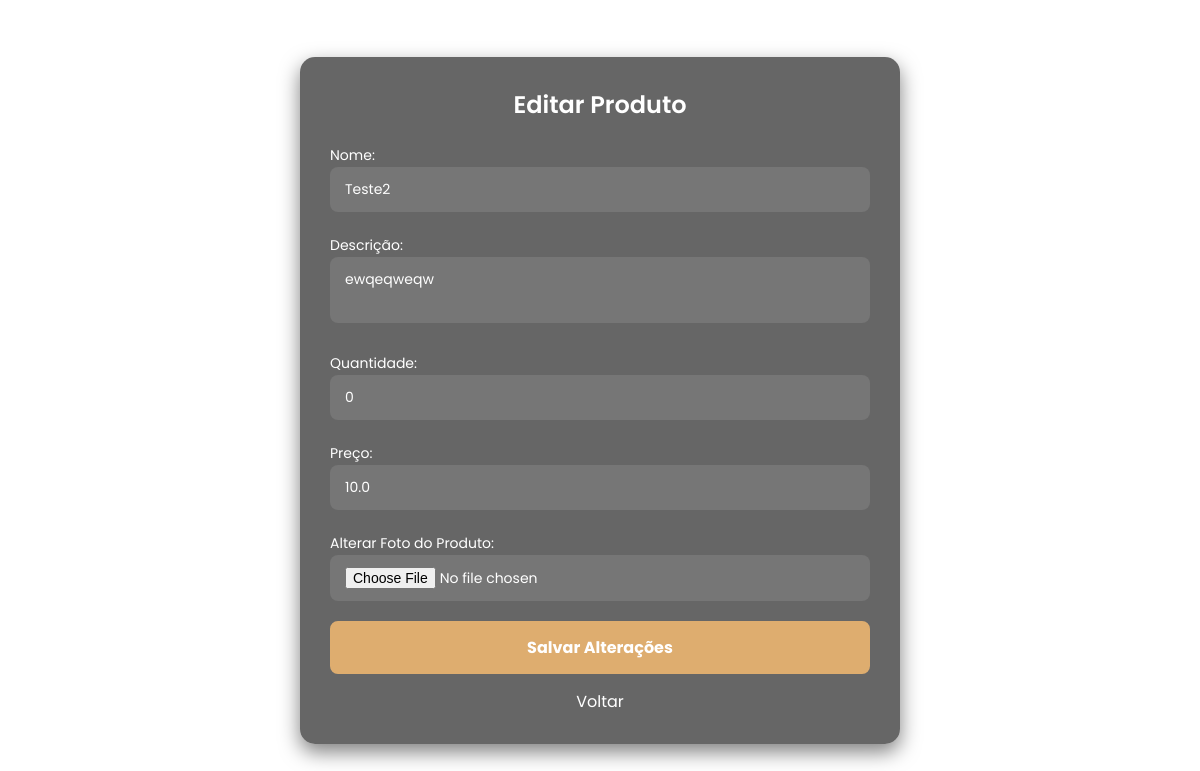
Page /editar_produto/2 on the earlier database version.
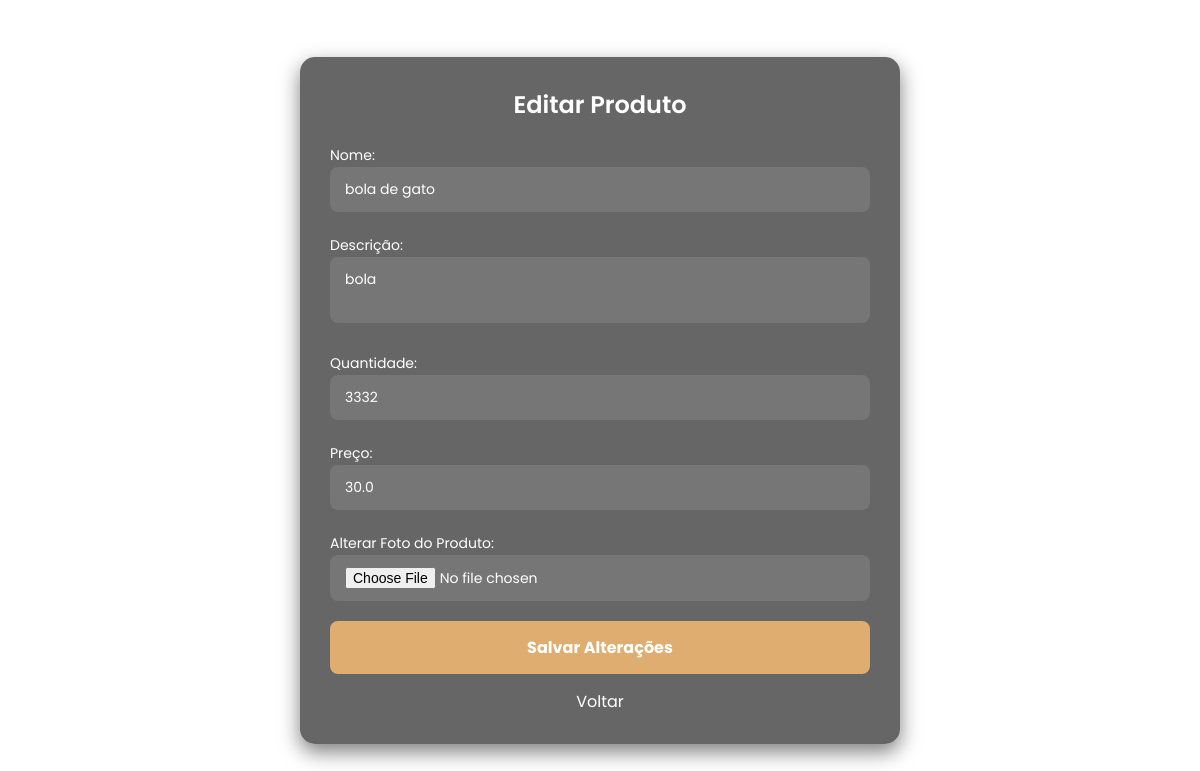
Same page on the later database version.
### app.py (models this page shows, shortened)
class Produto(db.Model):
    id = db.Column(db.Integer, primary_key=True)
    nome = db.Column(db.String(120), nullable=False)
    descricao = db.Column(db.String(255))
    quantidade = db.Column(db.Integer, nullable=False)
    preco = db.Column(db.Float, nullable=False)
    foto = db.Column(db.String(120))
    imagem = db.Column(db.String(200), nullable=True)
    prestador_id = db.Column(db.Integer, db.ForeignKey('user.id'), nullable=False)
    prestador = db.relationship('User', backref=db.backref('produtos', lazy=True))

### app.py (the view, shortened to what this page needs)
@app.route('/editar_produto/<int:id>', methods=['GET', 'POST'])
def editar_produto(id):
    produto = Produto.query.get_or_404(id)
    return render_template('editar_produto.html', produto=produto)

### app.py (called while the page is built)
@app.before_request
def create_tables():
    db.create_all()

### templates/editar_produto.html (shortened to what this page needs)
<!DOCTYPE html>
<html lang="pt-br">
<head>
</head>
<body>
    <div class="container-adicionar-pet">
        <h1 class="adicionar-pet-title">Editar Produto</h1>
        <form method="POST" enctype="multipart/form-data" onsubmit="return validarFormulario()">
            <div class="input-box-adicionar-pet">
                <label for="nome" class="label-box">Nome:</label>
                <input type="text" name="nome" id="nome" value="{{ produto.nome }}" required placeholder="Digite o nome do produto">
            </div>
            <div class="input-box-adicionar-pet">
                <label for="descricao" class="label-box">Descrição:</label>
                <textarea name="descricao" id="descricao" placeholder="Digite a descrição do produto">{{ produto.descricao }}</textarea>
            </div>
            <div class="input-box-adicionar-pet">
                <label for="quantidade" class="label-box">Quantidade:</label>
                <input type="number" name="quantidade" id="quantidade" value="{{ produto.quantidade }}" required placeholder="Digite a quantidade">
            </div>
            <div class="input-box-adicionar-pet">
                <label for="preco" class="label-box">Preço:</label>
                <input type="text" name="preco" id="preco" value="{{ produto.preco }}" required placeholder="Digite o preço (ex: 19.99)">
            </div>
            <div class="input-box-adicionar-pet">
                <label for="foto" class="label-box">Alterar Foto do Produto:</label>
                <input type="file" name="foto" id="foto" accept="image/*">
            </div>
            <button type="submit" class="adicionar-pet-button">Salvar Alterações</button>
        </form>
        <a href="http://127.0.0.1:5000/estoque" class="voltar-link">Voltar</a>
    </div>
</body>
</html>

Differences in the rows shown:
changed Produto: nome "Teste2" → "bola de gato"; descricao "ewqeqweqw" → "bola"; quantidade "0" → "3332"; preco "10.0" → "30.0"
